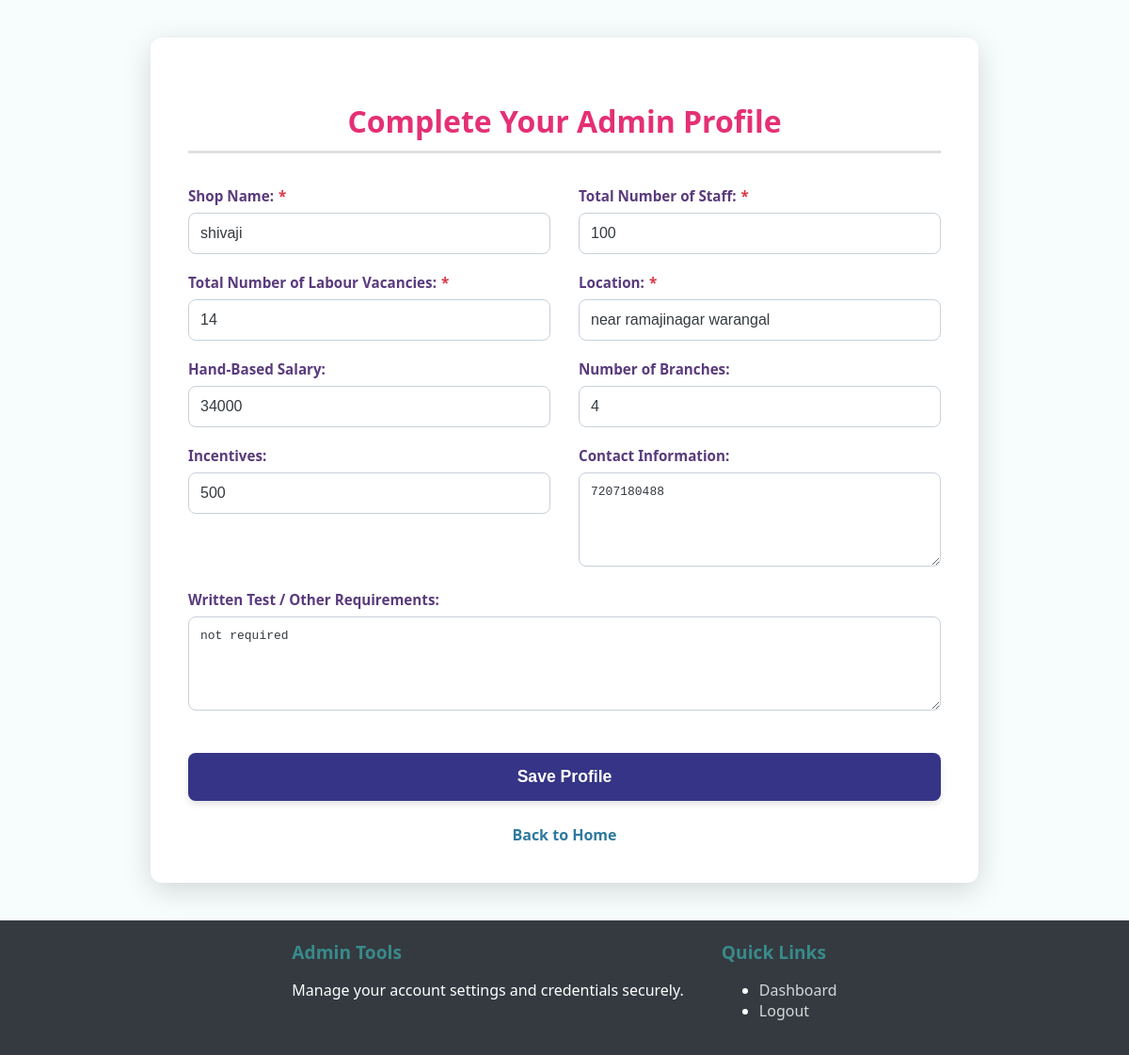
Page /admin_profile (signed in) on the committed database.
### tables this page shows
CREATE TABLE admin_profiles (
            username TEXT PRIMARY KEY,
            shop_name TEXT,
            total_labour_vacancy INTEGER,
            total_staff INTEGER,
            location TEXT,
            hand_based_salary TEXT,
            incentives TEXT,
            branches TEXT,
            contact_info TEXT,
            written_test TEXT,
            FOREIGN KEY(username) REFERENCES users(username)
        );

### app.py (the view)
@app.route("/admin_profile", methods=["GET", "POST"])
@admin_required
def admin_profile():
    db = get_db()
    if request.method == "POST":
        shop_name = request.form.get("shop_name", "").strip()
        total_labour_vacancy = request.form.get("total_labour_vacancy", 0, type=int)
        total_staff = request.form.get("total_staff", 0, type=int)
        location = request.form.get("location", "").strip()
        hand_based_salary = request.form.get("hand_based_salary", "").strip()
        incentives = request.form.get("incentives", "").strip()
        branches = request.form.get("branches", "").strip()
        contact_info = request.form.get("contact_info", "").strip()
        written_test = request.form.get("written_test", "").strip()
        try:
            db.execute(
                '''INSERT OR REPLACE INTO admin_profiles
                   (username, shop_name, total_labour_vacancy, total_staff, location, hand_based_salary, incentives, branches, contact_info, written_test)
                   VALUES (?, ?, ?, ?, ?, ?, ?, ?, ?, ?)''',
                (current_user.username, shop_name, total_labour_vacancy, total_staff, location, hand_based_salary, incentives, branches, contact_info, written_test)
            )
            db.commit()
            flash("Admin profile updated successfully.", "success")
            return redirect(url_for('admin_dashboard'))
        except Exception as e:
            db.rollback()
            flash(f"Error updating profile: {e}", "error")
            return render_template("admin_profile.html", profile=request.form)
    else:
        profile = db.execute('SELECT * FROM admin_profiles WHERE username = ?', (current_user.username,)).fetchone()
        return render_template("admin_profile.html", profile=profile)

### app.py (called while the page is built)
def get_db():
    db = getattr(g, '_database', None)
    if db is None:
        db = g._database = sqlite3.connect(DATABASE)
    db.row_factory = sqlite3.Row
    return db

@app.teardown_appcontext
def close_connection(exception):
    db = getattr(g, '_database', None)
    if db:
        db.close()

@login_manager.user_loader
def load_user(user_id):
    return User.get(user_id)

def admin_required(f):
    @wraps(f)
    def decorated_function(*args, **kwargs):
        if not current_user.is_authenticated or current_user.role != 'admin':
            flash("Admin access required.", "error")
            return redirect(url_for('login'))
        return f(*args, **kwargs)
    return decorated_function

    @staticmethod
    def get(user_id):
        if ':' not in user_id:
            return None
        username, role = user_id.split(':', 1)
        db = get_db()
        user_row = db.execute("SELECT * FROM users WHERE username = ? AND role = ?", (username, role)).fetchone()
        if not user_row:
            return None
        return User(
            username=user_row['username'],
            age=user_row['age'],
            skills=user_row['skills'],
            profile_pic=user_row['profile_pic'],
            role=user_row['role']
        )

### templates/admin_profile.html (shortened to what this page needs)
<!DOCTYPE html>
<html lang="en">
<head>
    <link rel="stylesheet" href="{{ url_for('static', filename='admin_profile.css') }}">
    <link rel="stylesheet" href="https://cdnjs.cloudflare.com/ajax/libs/font-awesome/6.0.0/css/all.min.css">
</head>
<body>
    <div class="container">
        <h2>Complete Your Admin Profile</h2>
        <form method="POST">
            <div class="form-row">
                <div class="form-group">
                    <label for="shop_name">Shop Name:<span class="required-mark">*</span></label>
                    <input type="text" id="shop_name" name="shop_name" required value="{{ profile.shop_name or '' }}" />
                </div>
                <div class="form-group">
                    <label for="labour_vacancy">Total Number of Labour Vacancies:<span class="required-mark">*</span></label>
                    <input type="number" id="labour_vacancy" name="total_labour_vacancy" min="0" required value="{{ profile.total_labour_vacancy or '' }}" />
                </div>
            </div>
            <div class="form-row">
                <div class="form-group">
                    <label for="total_staff">Total Number of Staff:<span class="required-mark">*</span></label>
                    <input type="number" id="total_staff" name="total_staff" min="0" required value="{{ profile.total_staff or '' }}" />
                </div>
                <div class="form-group">
                    <label for="location">Location:<span class="required-mark">*</span></label>
                    <input type="text" id="location" name="location" required value="{{ profile.location or '' }}" />
                </div>
            </div>
            <div class="form-row">
                <div class="form-group">
                    <label for="hand_based_salary">Hand-Based Salary:</label>
                    <input type="text" id="hand_based_salary" name="hand_based_salary" value="{{ profile.hand_based_salary or '' }}" />
                </div>
                <div class="form-group">
                    <label for="incentives">Incentives:</label>
                    <input type="text" id="incentives" name="incentives" value="{{ profile.incentives or '' }}" />
                </div>
            </div>
            <div class="form-row">
                <div class="form-group">
                    <label for="branches">Number of Branches:</label>
                    <input type="text" id="branches" name="branches" value="{{ profile.branches or '' }}" />
                </div>
                <div class="form-group">
                    <label for="contact_info">Contact Information:</label>
                    <textarea id="contact_info" name="contact_info">{{ profile.contact_info or '' }}</textarea>
                </div>
            </div>
            <div class="form-group">
                <label for="written_test">Written Test / Other Requirements:</label>
                <textarea id="written_test" name="written_test">{{ profile.written_test or '' }}</textarea>
            </div>
            <button type="submit">Save Profile</button>
        </form>
        <a href="{{ url_for('home') }}" class="back-link">Back to Home</a>
    </div>
    <footer class="site-footer">
        <div class="footer-content">
            <div class="footer-section">
                <h4>Admin Tools</h4>
                <p>Manage your account settings and credentials securely.</p>
            </div>
            <div class="footer-section">
                <h4>Quick Links</h4>
                <ul>
                    <li><a href="{{ url_for('admin_dashboard') }}" class="footer-link">Dashboard</a></li>
                    <li><a href="{{ url_for('logout') }}" class="footer-link">Logout</a></li>
                </ul>
            </div>
        </div>
    </footer>
</body>
</html>

### static/admin_profile.css (style rules this page uses)
body { font-family: 'Segoe UI', Tahoma, Geneva, Verdana, sans-serif; background-color: #f7fcfd; color: #343a40; padding: 0; margin: 0; display: flex; flex-direction: column; min-height: 100vh; }
.container { background-color: #ffffff; padding: 40px; border-radius: 12px; box-shadow: 0 8px 30px rgba(0, 0, 0, 0.15); width: 100%; max-width: 800px; margin: 40px auto; flex-grow: 1; }
h2 { color: #e43075; text-align: center; margin-bottom: 35px; font-size: 2em; font-weight: 700; padding-bottom: 10px; border-bottom: 3px solid #e0e0e0; }
form { display: grid; grid-template-columns: 1fr 1fr; gap: 0 30px; }
form > .form-group:nth-last-child(2), form > button[type="submit"] { grid-column: 1 / -1; }
.form-group { margin-bottom: 20px; }
label { display: block; margin-bottom: 8px; font-weight: bold; color: #5A3B7C; font-size: 0.95em; }
input[type="text"], input[type="number"], textarea { width: 100%; padding: 12px; border: 1px solid #c8d0d9; border-radius: 8px; box-sizing: border-box; font-size: 1em; color: #343a40; transition: border-color 0.3s; }
textarea { min-height: 100px; resize: vertical; }
button[type="submit"] { background-color: #353486; color: white; border: none; padding: 15px 30px; border-radius: 8px; font-size: 1.1em; font-weight: 700; cursor: pointer; transition: background-color 0.2s, transform 0.1s; margin-top: 20px; box-shadow: 0 4px 6px rgba(0, 0, 0, 0.1); }
.back-link { display: block; margin-top: 25px; text-align: center; color: #2e799e; text-decoration: none; font-weight: 600; }
.site-footer { background-color: #343a40; color: white; padding: 20px 0; width: 100%; margin-top: 0; }
.footer-content { display: flex; justify-content: center; gap: 40px; max-width: 900px; margin: 0 auto; }
.footer-section { text-align: left; }
.footer-section h4 { color: #398a8a; margin-top: 0; margin-bottom: 10px; font-size: 1.2em; }
.footer-link { color: #ffffffcc; text-decoration: none; }
.required-mark { color: #dc3545; margin-left: 5px; font-weight: 700; }

### rows in the picture
admin_profiles: shop_name "shivaji", total_labour_vacancy "14", total_staff "100", location "near ramajinagar warangal", hand_based_salary "34000", incentives "500", branches "4", contact_info "7207180488", written_test "not required"
